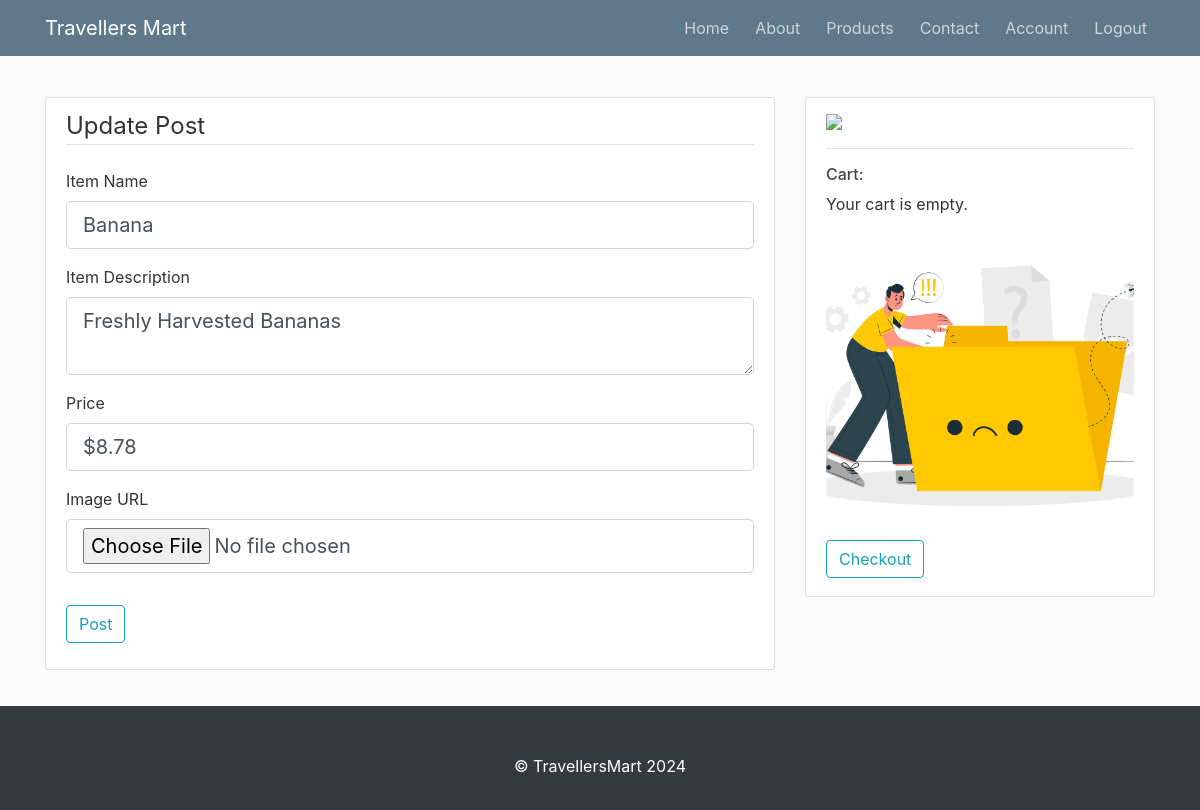
Page /post/1/update (signed in) on the earlier database version.
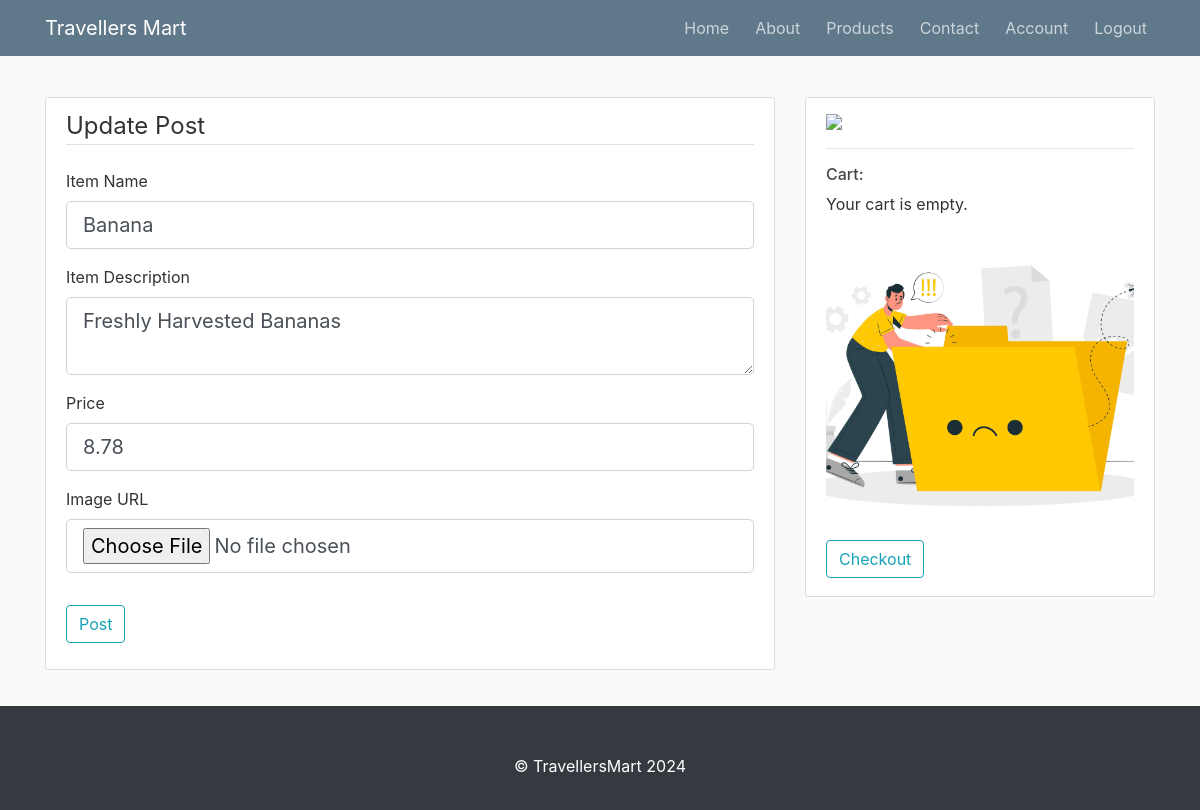
Same page on the later database version.
### flask_station/models.py (models this page shows, shortened)
class Post(db.Model):
    id = db.Column(db.Integer, primary_key=True)
    selling_item = db.Column(db.String(100), nullable=False,)
    content = db.Column(db.Text, nullable=False)
    price = db.Column(db.Text, nullable=False)
    image = db.Column(db.String(100), nullable=False)
    date_posted = db.Column(db.DateTime, nullable=False, default=datetime.utcnow)
    user_id = db.Column(db.Integer, db.ForeignKey('user.id'), nullable=False)

### flask_station/posts/routes.py (the view)
@posts.route('/post/<int:post_id>/update', methods=['GET', 'POST'])
@login_required  # Ensure the user is logged in before accessing this route
def update_post(post_id):
    post = Post.query.get_or_404(post_id)  # Get the post by ID or return 404 if not found
    if post.merchant != current_user:  # Ensure the current user is the owner of the post
        abort(403)  # Return 403 Forbidden if not authorized
    form = UpdateProductForm()
    if form.validate_on_submit():
        post.selling_item = form.title.data  # Update the post's title
        post.content = form.content.data  # Update the post's content
        post.price = form.price.data  # Update the post's price
        if form.image.data:  # Check if a new image was uploaded
            picture_file = save_post_picture(form.image.data)  # Save the new image
            post.image = picture_file  # Update the post's image
        db.session.commit()  # Commit the changes to the database
        flash('Your Item has been updated!', 'success')  # Flash a success message
        return redirect(url_for('posts.post', post_id=post.id))  # Redirect to the updated post view
    elif request.method == 'GET':
        form.title.data = post.selling_item  # Pre-fill the form with the current post title
        form.content.data = post.content  # Pre-fill the form with the current post content
        form.price.data = post.price  # Pre-fill the form with the current post price
    return render_template('create_post.html', title='Update Item',
                           form=form, legend='Update Post')  # Render the form for updating the post

### flask_station/posts/forms.py
class UpdateProductForm(BaseProductForm):
    image = FileField('Image URL', validators=[FileAllowed(['jpg', 'jpeg', 'png'])])

### flask_station/models.py (called while the page is built)
@login_manager.user_loader
def load_user(user_id):
    return User.query.get(int(user_id))

### run.py (called while the page is built)
@app.context_processor
def inject_request_path():
    return dict(request_path=request.path)

### flask_station/templates/create_post.html (shortened to what this page needs)
{% extends "layout.html" %}
{% block content %}
<div class="col-md-8">
    <div class ="content-section">
        <form method="POST" action="" enctype="multipart/form-data">
            <fieldset class="form-group">
                <legend class="border-bottom mb-4">{{ legend }}</legend>
                <div class="form-group">
                    {{ form.title.label(class="form-control-label") }}
                    {% if form.title.errors %}
                        {{ form.title(class="form-control form-control-label-lg is-invalid") }}
                        <div class="invalid-feedback">
                            {% for error in form.title.errors %}
                                <span>{{ error }}</span>
                            {% endfor %}
                        </div>
                    {% else %}
                        {{ form.title(class="form-control form-control-lg") }}
                    {% endif %}
                </div>
                <div class="form-group">
                    {{ form.content.label(class="form-control-label") }}
                    {% if form.content.errors %}
                        {{ form.content(class="form-control form-control-label-lg is-invalid") }}
                        <div class="invalid-feedback">
                            {% for error in form.content.errors %}
                                <span>{{ error }}</span>
                            {% endfor %}
                        </div>
                    {% else %}
                        {{ form.content(class="form-control form-control-lg") }}
                    {% endif %}
                </div>
                <div class="form-group">
                    {{ form.price.label(class="form-control-label") }}
                    {% if form.price.errors %}
                        {{ form.price(class="form-control form-control-label-lg is-invalid") }}
                        <div class="invalid-feedback">
                            {% for error in form.price.errors %}
                                <span>{{ error }}</span>
                            {% endfor %}
                        </div>
                    {% else %}
                        {{ form.price(class="form-control form-control-lg") }}
                    {% endif %}
                </div>
                <div class="form-group">
                    {{ form.image.label(class="form-control-label") }}
                    {% if form.image.errors %}
                        {{ form.image(class="form-control form-control-label-lg is-invalid") }}
                        <div class="invalid-feedback">
                            {% for error in form.image.errors %}
                                <span>{{ error }}</span>
                            {% endfor %}
                        </div>
                    {% else %}
                        {{ form.image(class="form-control form-control-lg") }}
                    {% endif %}
                </div>
            </fieldset>
            <div class="form-group">
                {{ form.submit(class="btn btn-outline-info") }}
            </div>
        </form>
    </div>
</div>
{% endblock content %}

Differences in the rows shown:
changed Post "Freshly Harvested Bananas": price "$8.78" → "8.78"
